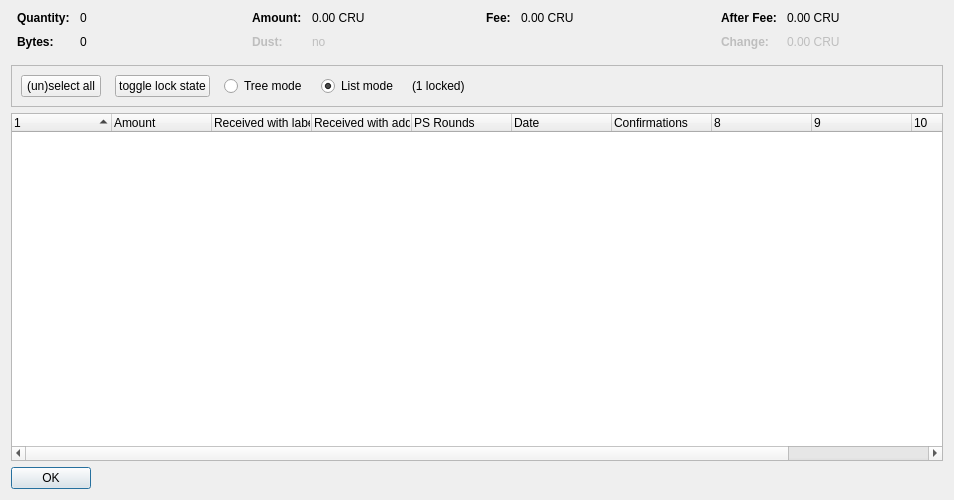
<?xml version="1.0" encoding="UTF-8"?>
<ui version="4.0">
 <class>CoinControlDialog</class>
 <widget class="QDialog" name="CoinControlDialog">
  <property name="geometry">
   <rect>
    <x>0</x>
    <y>0</y>
    <width>954</width>
    <height>500</height>
   </rect>
  </property>
  <property name="windowTitle">
   <string>Coin Selection</string>
  </property>
  <layout class="QVBoxLayout" name="verticalLayout">
   <item>
    <layout class="QHBoxLayout" name="horizontalLayoutTop" stretch="0,0,0,0">
     <property name="topMargin">
      <number>0</number>
     </property>
     <property name="bottomMargin">
      <number>10</number>
     </property>
     <item>
      <layout class="QFormLayout" name="formLayoutCoinControl1">
       <property name="horizontalSpacing">
        <number>10</number>
       </property>
       <property name="verticalSpacing">
        <number>10</number>
       </property>
       <property name="leftMargin">
        <number>6</number>
       </property>
       <property name="rightMargin">
        <number>6</number>
       </property>
       <item row="0" column="0">
        <widget class="QLabel" name="labelCoinControlQuantityText">
         <property name="font">
          <font>
           <weight>75</weight>
           <bold>true</bold>
          </font>
         </property>
         <property name="text">
          <string>Quantity:</string>
         </property>
        </widget>
       </item>
       <item row="0" column="1">
        <widget class="QLabel" name="labelCoinControlQuantity">
         <property name="cursor">
          <cursorShape>IBeamCursor</cursorShape>
         </property>
         <property name="contextMenuPolicy">
          <enum>Qt::ActionsContextMenu</enum>
         </property>
         <property name="text">
          <string notr="true">0</string>
         </property>
         <property name="textInteractionFlags">
          <set>Qt::LinksAccessibleByMouse|Qt::TextSelectableByKeyboard|Qt::TextSelectableByMouse</set>
         </property>
        </widget>
       </item>
       <item row="1" column="0">
        <widget class="QLabel" name="labelCoinControlBytesText">
         <property name="font">
          <font>
           <weight>75</weight>
           <bold>true</bold>
          </font>
         </property>
         <property name="text">
          <string>Bytes:</string>
         </property>
        </widget>
       </item>
       <item row="1" column="1">
        <widget class="QLabel" name="labelCoinControlBytes">
         <property name="cursor">
          <cursorShape>IBeamCursor</cursorShape>
         </property>
         <property name="contextMenuPolicy">
          <enum>Qt::ActionsContextMenu</enum>
         </property>
         <property name="text">
          <string notr="true">0</string>
         </property>
         <property name="textInteractionFlags">
          <set>Qt::LinksAccessibleByMouse|Qt::TextSelectableByKeyboard|Qt::TextSelectableByMouse</set>
         </property>
        </widget>
       </item>
      </layout>
     </item>
     <item>
      <layout class="QFormLayout" name="formLayoutCoinControl2">
       <property name="horizontalSpacing">
        <number>10</number>
       </property>
       <property name="verticalSpacing">
        <number>10</number>
       </property>
       <property name="leftMargin">
        <number>6</number>
       </property>
       <property name="rightMargin">
        <number>6</number>
       </property>
       <item row="0" column="0">
        <widget class="QLabel" name="labelCoinControlAmountText">
         <property name="font">
          <font>
           <weight>75</weight>
           <bold>true</bold>
          </font>
         </property>
         <property name="text">
          <string>Amount:</string>
         </property>
        </widget>
       </item>
       <item row="0" column="1">
        <widget class="QLabel" name="labelCoinControlAmount">
         <property name="cursor">
          <cursorShape>IBeamCursor</cursorShape>
         </property>
         <property name="contextMenuPolicy">
          <enum>Qt::ActionsContextMenu</enum>
         </property>
         <property name="text">
          <string notr="true">0.00 CRU</string>
         </property>
         <property name="textInteractionFlags">
          <set>Qt::LinksAccessibleByMouse|Qt::TextSelectableByKeyboard|Qt::TextSelectableByMouse</set>
         </property>
        </widget>
       </item>
       <item row="1" column="0">
        <widget class="QLabel" name="labelCoinControlLowOutputText">
         <property name="enabled">
          <bool>false</bool>
         </property>
         <property name="font">
          <font>
           <weight>75</weight>
           <bold>true</bold>
          </font>
         </property>
         <property name="text">
          <string>Dust:</string>
         </property>
        </widget>
       </item>
       <item row="1" column="1">
        <widget class="QLabel" name="labelCoinControlLowOutput">
         <property name="enabled">
          <bool>false</bool>
         </property>
         <property name="cursor">
          <cursorShape>IBeamCursor</cursorShape>
         </property>
         <property name="contextMenuPolicy">
          <enum>Qt::ActionsContextMenu</enum>
         </property>
         <property name="text">
          <string notr="true">no</string>
         </property>
         <property name="textInteractionFlags">
          <set>Qt::LinksAccessibleByMouse|Qt::TextSelectableByKeyboard|Qt::TextSelectableByMouse</set>
         </property>
        </widget>
       </item>
      </layout>
     </item>
     <item>
      <layout class="QFormLayout" name="formLayoutCoinControl3">
       <property name="horizontalSpacing">
        <number>10</number>
       </property>
       <property name="verticalSpacing">
        <number>10</number>
       </property>
       <property name="leftMargin">
        <number>6</number>
       </property>
       <property name="rightMargin">
        <number>6</number>
       </property>
       <item row="0" column="0">
        <widget class="QLabel" name="labelCoinControlFeeText">
         <property name="font">
          <font>
           <weight>75</weight>
           <bold>true</bold>
          </font>
         </property>
         <property name="text">
          <string>Fee:</string>
         </property>
        </widget>
       </item>
       <item row="0" column="1">
        <widget class="QLabel" name="labelCoinControlFee">
         <property name="cursor">
          <cursorShape>IBeamCursor</cursorShape>
         </property>
         <property name="contextMenuPolicy">
          <enum>Qt::ActionsContextMenu</enum>
         </property>
         <property name="text">
          <string notr="true">0.00 CRU</string>
         </property>
         <property name="textInteractionFlags">
          <set>Qt::LinksAccessibleByMouse|Qt::TextSelectableByKeyboard|Qt::TextSelectableByMouse</set>
         </property>
        </widget>
       </item>
      </layout>
     </item>
     <item>
      <layout class="QFormLayout" name="formLayoutCoinControl4">
       <property name="horizontalSpacing">
        <number>10</number>
       </property>
       <property name="verticalSpacing">
        <number>10</number>
       </property>
       <property name="leftMargin">
        <number>6</number>
       </property>
       <property name="rightMargin">
        <number>6</number>
       </property>
       <item row="0" column="0">
        <widget class="QLabel" name="labelCoinControlAfterFeeText">
         <property name="font">
          <font>
           <weight>75</weight>
           <bold>true</bold>
          </font>
         </property>
         <property name="text">
          <string>After Fee:</string>
         </property>
        </widget>
       </item>
       <item row="0" column="1">
        <widget class="QLabel" name="labelCoinControlAfterFee">
         <property name="cursor">
          <cursorShape>IBeamCursor</cursorShape>
         </property>
         <property name="contextMenuPolicy">
          <enum>Qt::ActionsContextMenu</enum>
         </property>
         <property name="text">
          <string notr="true">0.00 CRU</string>
         </property>
         <property name="textInteractionFlags">
          <set>Qt::LinksAccessibleByMouse|Qt::TextSelectableByKeyboard|Qt::TextSelectableByMouse</set>
         </property>
        </widget>
       </item>
       <item row="1" column="0">
        <widget class="QLabel" name="labelCoinControlChangeText">
         <property name="enabled">
          <bool>false</bool>
         </property>
         <property name="font">
          <font>
           <weight>75</weight>
           <bold>true</bold>
          </font>
         </property>
         <property name="text">
          <string>Change:</string>
         </property>
        </widget>
       </item>
       <item row="1" column="1">
        <widget class="QLabel" name="labelCoinControlChange">
         <property name="enabled">
          <bool>false</bool>
         </property>
         <property name="cursor">
          <cursorShape>IBeamCursor</cursorShape>
         </property>
         <property name="contextMenuPolicy">
          <enum>Qt::ActionsContextMenu</enum>
         </property>
         <property name="text">
          <string notr="true">0.00 CRU</string>
         </property>
         <property name="textInteractionFlags">
          <set>Qt::LinksAccessibleByMouse|Qt::TextSelectableByKeyboard|Qt::TextSelectableByMouse</set>
         </property>
        </widget>
       </item>
      </layout>
     </item>
    </layout>
   </item>
   <item>
    <widget class="QFrame" name="frame">
     <property name="minimumSize">
      <size>
       <width>0</width>
       <height>40</height>
      </size>
     </property>
     <property name="frameShape">
      <enum>QFrame::StyledPanel</enum>
     </property>
     <property name="frameShadow">
      <enum>QFrame::Sunken</enum>
     </property>
     <layout class="QHBoxLayout" name="horizontalLayout">
      <item>
       <layout class="QHBoxLayout" name="horizontalLayoutPanel" stretch="0,0,0,0,0,0">
        <property name="spacing">
         <number>14</number>
        </property>
        <item>
         <widget class="QPushButton" name="pushButtonSelectAll">
          <property name="sizePolicy">
           <sizepolicy hsizetype="Maximum" vsizetype="Fixed">
            <horstretch>0</horstretch>
            <verstretch>0</verstretch>
           </sizepolicy>
          </property>
          <property name="text">
           <string>(un)select all</string>
          </property>
          <property name="autoDefault">
           <bool>false</bool>
          </property>
         </widget>
        </item>
        <item>
         <widget class="QPushButton" name="pushButtonToggleLock">
          <property name="sizePolicy">
           <sizepolicy hsizetype="Maximum" vsizetype="Fixed">
            <horstretch>0</horstretch>
            <verstretch>0</verstretch>
           </sizepolicy>
          </property>
          <property name="text">
           <string>toggle lock state</string>
          </property>
          <property name="autoDefault">
           <bool>false</bool>
          </property>
         </widget>
        </item>
        <item>
         <widget class="QRadioButton" name="radioTreeMode">
          <property name="sizePolicy">
           <sizepolicy hsizetype="Maximum" vsizetype="Fixed">
            <horstretch>0</horstretch>
            <verstretch>0</verstretch>
           </sizepolicy>
          </property>
          <property name="text">
           <string>Tree mode</string>
          </property>
         </widget>
        </item>
        <item>
         <widget class="QRadioButton" name="radioListMode">
          <property name="sizePolicy">
           <sizepolicy hsizetype="Maximum" vsizetype="Fixed">
            <horstretch>0</horstretch>
            <verstretch>0</verstretch>
           </sizepolicy>
          </property>
          <property name="text">
           <string>List mode</string>
          </property>
          <property name="checked">
           <bool>true</bool>
          </property>
         </widget>
        </item>
        <item>
         <widget class="QLabel" name="labelLocked">
          <property name="text">
           <string>(1 locked)</string>
          </property>
         </widget>
        </item>
        <item>
         <spacer name="horizontalSpacer">
          <property name="orientation">
           <enum>Qt::Horizontal</enum>
          </property>
          <property name="sizeHint" stdset="0">
           <size>
            <width>40</width>
            <height>20</height>
           </size>
          </property>
         </spacer>
        </item>
       </layout>
      </item>
     </layout>
    </widget>
   </item>
   <item>
    <widget class="CoinControlTreeWidget" name="treeWidget">
     <property name="contextMenuPolicy">
      <enum>Qt::CustomContextMenu</enum>
     </property>
     <property name="sortingEnabled">
      <bool>false</bool>
     </property>
     <property name="columnCount">
      <number>11</number>
     </property>
     <attribute name="headerShowSortIndicator" stdset="0">
      <bool>true</bool>
     </attribute>
     <attribute name="headerStretchLastSection">
      <bool>false</bool>
     </attribute>
     <column>
      <property name="text">
       <string/>
      </property>
     </column>
     <column>
      <property name="text">
       <string>Amount</string>
      </property>
     </column>
     <column>
      <property name="text">
       <string>Received with label</string>
      </property>
     </column>
     <column>
      <property name="text">
       <string>Received with address</string>
      </property>
     </column>
     <column>
      <property name="text">
       <string>PS Rounds</string>
      </property>
     </column>
     <column>
      <property name="text">
       <string>Date</string>
      </property>
     </column>
     <column>
      <property name="text">
       <string>Confirmations</string>
      </property>
      <property name="toolTip">
       <string>Confirmed</string>
      </property>
     </column>
     <column>
      <property name="text">
       <string/>
      </property>
     </column>
     <column>
      <property name="text">
       <string/>
      </property>
     </column>
     <column>
      <property name="text">
       <string/>
      </property>
     </column>
     <column>
      <property name="text">
       <string/>
      </property>
     </column>
    </widget>
   </item>
   <item>
    <widget class="QDialogButtonBox" name="buttonBox">
     <property name="sizePolicy">
      <sizepolicy hsizetype="Maximum" vsizetype="Fixed">
       <horstretch>0</horstretch>
       <verstretch>0</verstretch>
      </sizepolicy>
     </property>
     <property name="orientation">
      <enum>Qt::Horizontal</enum>
     </property>
     <property name="standardButtons">
      <set>QDialogButtonBox::Ok</set>
     </property>
    </widget>
   </item>
  </layout>
 </widget>
 <customwidgets>
  <customwidget>
   <class>CoinControlTreeWidget</class>
   <extends>QTreeWidget</extends>
   <header>coincontroltreewidget.h</header>
  </customwidget>
 </customwidgets>
 <resources/>
 <connections/>
</ui>
